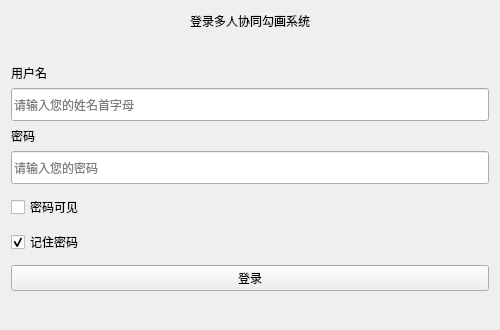
<?xml version="1.0" encoding="UTF-8"?>
<ui version="4.0">
 <class>Form</class>
 <widget class="QWidget" name="Form">
  <property name="geometry">
   <rect>
    <x>0</x>
    <y>0</y>
    <width>500</width>
    <height>330</height>
   </rect>
  </property>
  <property name="minimumSize">
   <size>
    <width>500</width>
    <height>300</height>
   </size>
  </property>
  <property name="windowTitle">
   <string>CGGeoAnyLabeling</string>
  </property>
  <property name="windowIcon">
   <iconset>
    <normaloff>:/img/resources/logoLight.png</normaloff>:/img/resources/logoLight.png</iconset>
  </property>
  <property name="styleSheet">
   <string notr="true"/>
  </property>
  <layout class="QHBoxLayout" name="horizontalLayout_2">
   <item>
    <layout class="QVBoxLayout" name="verticalLayout_2">
     <item>
      <layout class="QHBoxLayout" name="horizontalLayout_4">
       <item>
        <spacer name="horizontalSpacer_5">
         <property name="orientation">
          <enum>Qt::Horizontal</enum>
         </property>
         <property name="sizeHint" stdset="0">
          <size>
           <width>40</width>
           <height>20</height>
          </size>
         </property>
        </spacer>
       </item>
       <item>
        <widget class="StrongBodyLabel" name="StrongBodyLabel">
         <property name="text">
          <string>登录多人协同勾画系统</string>
         </property>
         <property name="pixelFontSize" stdset="0">
          <number>16</number>
         </property>
        </widget>
       </item>
       <item>
        <spacer name="horizontalSpacer_6">
         <property name="orientation">
          <enum>Qt::Horizontal</enum>
         </property>
         <property name="sizeHint" stdset="0">
          <size>
           <width>40</width>
           <height>20</height>
          </size>
         </property>
        </spacer>
       </item>
      </layout>
     </item>
     <item>
      <spacer name="verticalSpacer_13">
       <property name="orientation">
        <enum>Qt::Vertical</enum>
       </property>
       <property name="sizeHint" stdset="0">
        <size>
         <width>20</width>
         <height>40</height>
        </size>
       </property>
      </spacer>
     </item>
     <item>
      <widget class="BodyLabel" name="label_5">
       <property name="text">
        <string>用户名</string>
       </property>
      </widget>
     </item>
     <item>
      <widget class="LineEdit" name="userLE">
       <property name="sizePolicy">
        <sizepolicy hsizetype="Expanding" vsizetype="Fixed">
         <horstretch>0</horstretch>
         <verstretch>0</verstretch>
        </sizepolicy>
       </property>
       <property name="minimumSize">
        <size>
         <width>0</width>
         <height>33</height>
        </size>
       </property>
       <property name="placeholderText">
        <string>请输入您的姓名首字母</string>
       </property>
       <property name="clearButtonEnabled">
        <bool>true</bool>
       </property>
      </widget>
     </item>
     <item>
      <widget class="BodyLabel" name="label_6">
       <property name="text">
        <string>密码</string>
       </property>
      </widget>
     </item>
     <item>
      <widget class="LineEdit" name="passwdLE">
       <property name="sizePolicy">
        <sizepolicy hsizetype="Expanding" vsizetype="Fixed">
         <horstretch>0</horstretch>
         <verstretch>0</verstretch>
        </sizepolicy>
       </property>
       <property name="minimumSize">
        <size>
         <width>0</width>
         <height>33</height>
        </size>
       </property>
       <property name="echoMode">
        <enum>QLineEdit::Password</enum>
       </property>
       <property name="placeholderText">
        <string>请输入您的密码</string>
       </property>
       <property name="clearButtonEnabled">
        <bool>true</bool>
       </property>
      </widget>
     </item>
     <item>
      <spacer name="verticalSpacer_5">
       <property name="orientation">
        <enum>Qt::Vertical</enum>
       </property>
       <property name="sizeType">
        <enum>QSizePolicy::Fixed</enum>
       </property>
       <property name="sizeHint" stdset="0">
        <size>
         <width>20</width>
         <height>5</height>
        </size>
       </property>
      </spacer>
     </item>
     <item>
      <widget class="CheckBox" name="showPswdChBox">
       <property name="text">
        <string>密码可见</string>
       </property>
       <property name="checked">
        <bool>false</bool>
       </property>
      </widget>
     </item>
     <item>
      <spacer name="verticalSpacer_6">
       <property name="orientation">
        <enum>Qt::Vertical</enum>
       </property>
       <property name="sizeType">
        <enum>QSizePolicy::Fixed</enum>
       </property>
       <property name="sizeHint" stdset="0">
        <size>
         <width>20</width>
         <height>5</height>
        </size>
       </property>
      </spacer>
     </item>
     <item>
      <widget class="CheckBox" name="rememberMeChBox">
       <property name="text">
        <string>记住密码</string>
       </property>
       <property name="checked">
        <bool>true</bool>
       </property>
      </widget>
     </item>
     <item>
      <spacer name="verticalSpacer_4">
       <property name="orientation">
        <enum>Qt::Vertical</enum>
       </property>
       <property name="sizeType">
        <enum>QSizePolicy::Fixed</enum>
       </property>
       <property name="sizeHint" stdset="0">
        <size>
         <width>20</width>
         <height>5</height>
        </size>
       </property>
      </spacer>
     </item>
     <item>
      <widget class="PrimaryPushButton" name="loginPB">
       <property name="sizePolicy">
        <sizepolicy hsizetype="Minimum" vsizetype="Fixed">
         <horstretch>0</horstretch>
         <verstretch>0</verstretch>
        </sizepolicy>
       </property>
       <property name="text">
        <string>登录</string>
       </property>
      </widget>
     </item>
     <item>
      <spacer name="verticalSpacer_2">
       <property name="orientation">
        <enum>Qt::Vertical</enum>
       </property>
       <property name="sizeHint" stdset="0">
        <size>
         <width>20</width>
         <height>40</height>
        </size>
       </property>
      </spacer>
     </item>
    </layout>
   </item>
  </layout>
 </widget>
 <customwidgets>
  <customwidget>
   <class>CheckBox</class>
   <extends>QCheckBox</extends>
   <header>qfluentwidgets</header>
  </customwidget>
  <customwidget>
   <class>PushButton</class>
   <extends>QPushButton</extends>
   <header>qfluentwidgets</header>
  </customwidget>
  <customwidget>
   <class>PrimaryPushButton</class>
   <extends>PushButton</extends>
   <header>qfluentwidgets</header>
  </customwidget>
  <customwidget>
   <class>BodyLabel</class>
   <extends>QLabel</extends>
   <header>qfluentwidgets</header>
  </customwidget>
  <customwidget>
   <class>StrongBodyLabel</class>
   <extends>QLabel</extends>
   <header>qfluentwidgets</header>
  </customwidget>
  <customwidget>
   <class>LineEdit</class>
   <extends>QLineEdit</extends>
   <header>qfluentwidgets</header>
  </customwidget>
 </customwidgets>
 <resources>
  <include location="../yoyirs.qrc"/>
 </resources>
 <connections/>
</ui>
